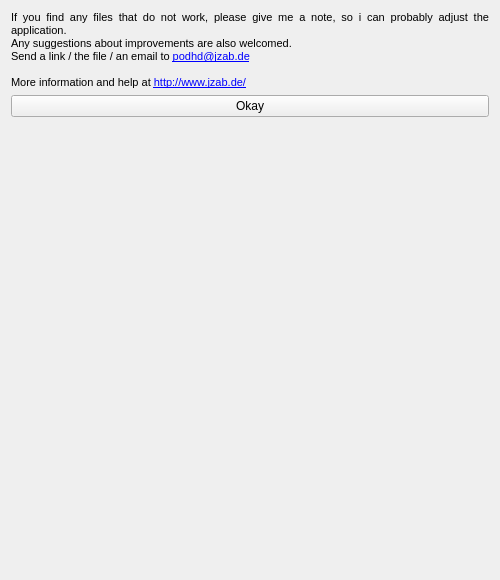
<?xml version="1.0" encoding="UTF-8"?>
<ui version="4.0">
 <class>dialogAbout</class>
 <widget class="QWidget" name="dialogAbout">
  <property name="geometry">
   <rect>
    <x>0</x>
    <y>0</y>
    <width>500</width>
    <height>580</height>
   </rect>
  </property>
  <property name="windowTitle">
   <string>About</string>
  </property>
  <layout class="QGridLayout" name="gridLayout">
   <item row="0" column="0">
    <widget class="QLabel" name="l_about">
     <property name="text">
      <string>&lt;!DOCTYPE HTML PUBLIC &quot;-//W3C//DTD HTML 4.0//EN&quot; &quot;http://www.w3.org/TR/REC-html40/strict.dtd&quot;&gt;
&lt;html&gt;&lt;head&gt;&lt;meta name=&quot;qrichtext&quot; content=&quot;1&quot; /&gt;&lt;style type=&quot;text/css&quot;&gt;
p, li { white-space: pre-wrap; }
&lt;/style&gt;&lt;/head&gt;&lt;body style=&quot; font-family:'MS Shell Dlg 2'; font-size:8.25pt; font-weight:400; font-style:normal;&quot;&gt;
&lt;p style=&quot; margin-top:0px; margin-bottom:0px; margin-left:0px; margin-right:0px; -qt-block-indent:0; text-indent:0px;&quot;&gt;&lt;span style=&quot; font-family:'Lucida Grande'; font-size:8pt;&quot;&gt;If you find any files that do not work, please give me a note, so i can probably adjust the application.&lt;/span&gt;&lt;/p&gt;
&lt;p style=&quot; margin-top:0px; margin-bottom:0px; margin-left:0px; margin-right:0px; -qt-block-indent:0; text-indent:0px;&quot;&gt;&lt;span style=&quot; font-family:'Lucida Grande'; font-size:8pt;&quot;&gt;Any suggestions about improvements are also welcomed.&lt;/span&gt;&lt;/p&gt;
&lt;p style=&quot; margin-top:0px; margin-bottom:0px; margin-left:0px; margin-right:0px; -qt-block-indent:0; text-indent:0px;&quot;&gt;&lt;span style=&quot; font-family:'Lucida Grande'; font-size:8pt;&quot;&gt;Send a link / the file / an email to &lt;/span&gt;&lt;a href=&quot;mailto:podhd@jzab.de&quot;&gt;&lt;span style=&quot; font-family:'Lucida Grande'; font-size:8pt; text-decoration: underline; color:#0000ff;&quot;&gt;podhd@jzab.de&lt;/span&gt;&lt;/a&gt;&lt;/p&gt;
&lt;p style=&quot;-qt-paragraph-type:empty; margin-top:0px; margin-bottom:0px; margin-left:0px; margin-right:0px; -qt-block-indent:0; text-indent:0px; font-family:'Lucida Grande'; font-size:8pt;&quot;&gt;&lt;/p&gt;
&lt;p style=&quot; margin-top:0px; margin-bottom:0px; margin-left:0px; margin-right:0px; -qt-block-indent:0; text-indent:0px;&quot;&gt;&lt;span style=&quot; font-family:'Lucida Grande'; font-size:8pt;&quot;&gt;More information and help at &lt;/span&gt;&lt;a href=&quot;http://www.jzab.de/&quot;&gt;&lt;span style=&quot; font-family:'Lucida Grande'; font-size:8pt; text-decoration: underline; color:#0000ff;&quot;&gt;http://www.jzab.de/&lt;/span&gt;&lt;/a&gt;&lt;/p&gt;&lt;/body&gt;&lt;/html&gt;</string>
     </property>
     <property name="scaledContents">
      <bool>false</bool>
     </property>
     <property name="alignment">
      <set>Qt::AlignJustify|Qt::AlignTop</set>
     </property>
     <property name="wordWrap">
      <bool>true</bool>
     </property>
    </widget>
   </item>
   <item row="1" column="0">
    <widget class="QPushButton" name="pb_okay">
     <property name="text">
      <string>Okay</string>
     </property>
    </widget>
   </item>
   <item row="2" column="0">
    <spacer name="verticalSpacer">
     <property name="orientation">
      <enum>Qt::Vertical</enum>
     </property>
     <property name="sizeHint" stdset="0">
      <size>
       <width>20</width>
       <height>40</height>
      </size>
     </property>
    </spacer>
   </item>
  </layout>
 </widget>
 <resources/>
 <connections/>
</ui>
